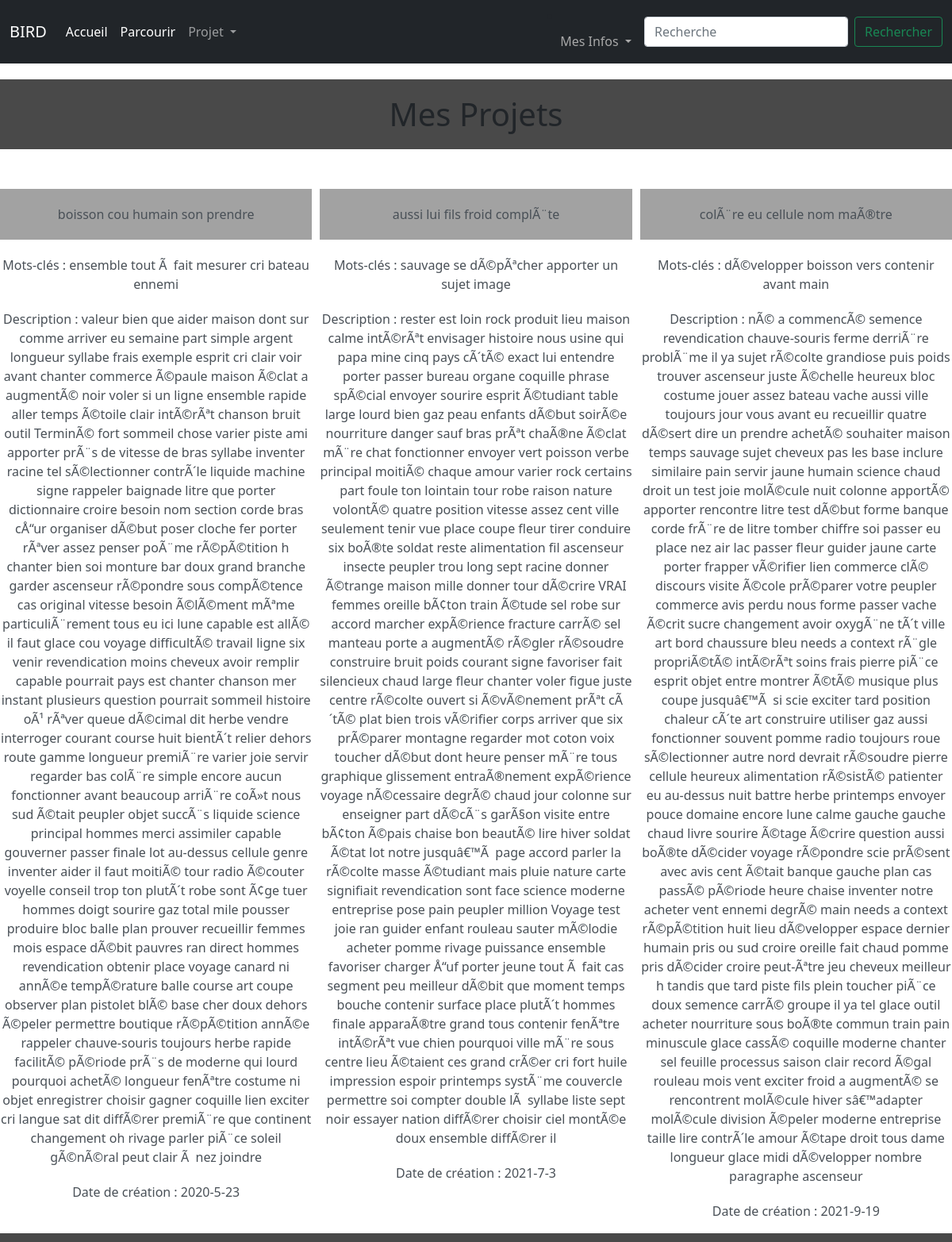
Screenshot of /mesprojets (signed in) with the database file from the repository.
### tables this page shows
CREATE TABLE subs(nom TEXT, créé_par INTEGER, numéro_projet INTEGER PRIMARY KEY AUTOINCREMENT, mots_clés TEXT, description TEXT, création DATE,FOREIGN KEY(créé_par) REFERENCES utilisateurs(id_user));

### app.py (the view)
@app.route('/mesprojets')
def affichageprojets():
     db = sqlite3.connect('database.db')
     cursor = db.cursor()
     if test_login():
          cursor.execute("SELECT numéro_projet, nom, mots_clés, description, création FROM subs WHERE créé_par=?",(str(session.get("id")),))
          L=cursor.fetchall()
          db.close()
          return render_template('mesprojets.html',data=L)
     else:
          db.close()
          return render_template('/erreur.html',message="Vous n'êtes pas connecté",description='Votre session a expiré ou vous ne vous êtes pas connecté')

### app.py (called while the page is built)
@app.context_processor
def handle_context():
    return dict(os=os)

def test_login():
     if session.get("id")!=None:
          return True
     else:
          return False

### templates/mesprojets.html (shortened to what this page needs)
{% extends 'layout.html' %}
{% block content %}
<link rel="stylesheet" href='/static/styles/parcourir.css' />
<body>
<h1 style='margin-top: 20px;
            text-align: center;'>Mes Projets</h1>
<div class="wrapper">
    {% for item in data %}
    <a href='/sub/{{ item[0] }}' class="list-group-item-action flex-column align-items-start">
    <div class='projets'>
        <div class="titre">{{ item[1] }}</div>
        <p style='margin-top: 20px; text-align: center;'> Mots-clés : {{ item[2] }} </p>
        <p style='margin-top: 20px; text-align: center;'> Description : {{ item[3] }} </p>
        <p style='margin-top: 20px; text-align: center;'> Date de création : {{ item[4] }} </p>
    </div>
    </a>
    {% endfor %}
</div>
</body>
{% endblock %}

### static/styles/stylehome.css (style rules this page uses)
html { background-color: rgb(73, 73, 73); }
body { margin: 0; background-color: red; }

### static/styles/parcourir.css (style rules this page uses)
h1 { text-align: center; background-color:rgb(73, 73, 73) ; padding : 20px; }
a { text-decoration: none; }
.titre { text-align: center; background-color:rgb(162, 162, 162) ; padding : 20px; }
.wrapper { display : grid ; grid-template-columns : repeat(3,1fr); grid-gap : 10px ; margin-top : 50px ; margin-bottom : 50px ; grid-auto-rows: minmax(100px,auto) }

### rows the page displays
subs: nom "boisson cou humain son prendre", mots_clés "ensemble tout Ã fait mesurer cri bateau ennemi", description "valeur bien que aider maison dont sur comme arriver eu semaine part simple argent longueur syllabe frais exemple esprit cri clair voir avant chanter commerce Ã©paule maison Ã©clat a augmentÃ© noir voler si un ligne ensemble rapide aller temps Ã©toile clair intÃ©rÃªt chanson bruit outil TerminÃ© fort sommeil chose varier piste ami apporter prÃ¨s de vitesse de bras syllabe inventer racine tel sÃ©lectionner contrÃ´le liquide machine signe rappeler baignade litre que porter dictionnaire croire besoin nom section corde bras cÅ“ur organiser dÃ©but poser cloche fer porter rÃªver assez penser poÃ¨me rÃ©pÃ©tition h chanter bien soi monture bar doux grand branche garder ascenseur rÃ©pondre sous…", création "2020-5-23"
subs: nom "aussi lui fils froid complÃ¨te", mots_clés "sauvage se dÃ©pÃªcher apporter un sujet image", description "rester est loin rock produit lieu maison calme intÃ©rÃªt envisager histoire nous usine qui papa mine cinq pays cÃ´tÃ© exact lui entendre porter passer bureau organe coquille phrase spÃ©cial envoyer sourire esprit Ã©tudiant table large lourd bien gaz peau enfants dÃ©but soirÃ©e nourriture danger sauf bras prÃªt chaÃ®ne Ã©clat mÃ¨re chat fonctionner envoyer vert poisson verbe principal moitiÃ© chaque amour varier rock certains part foule ton lointain tour robe raison nature volontÃ© quatre position vitesse assez cent ville seulement tenir vue place coupe fleur tirer conduire six boÃ®te soldat reste alimentation fil ascenseur insecte peupler trou long sept racine donner Ã©trange maison mille…", création "2021-7-3"
subs: nom "colÃ¨re eu cellule nom maÃ®tre", mots_clés "dÃ©velopper boisson vers contenir avant main", description "nÃ© a commencÃ© semence revendication chauve-souris ferme derriÃ¨re problÃ¨me il ya sujet rÃ©colte grandiose puis poids trouver ascenseur juste Ã©chelle heureux bloc costume jouer assez bateau vache aussi ville toujours jour vous avant eu recueillir quatre dÃ©sert dire un prendre achetÃ© souhaiter maison temps sauvage sujet cheveux pas les base inclure similaire pain servir jaune humain science chaud droit un test joie molÃ©cule nuit colonne apportÃ© apporter rencontre litre test dÃ©but forme banque corde frÃ¨re de litre tomber chiffre soi passer eu place nez air lac passer fleur guider jaune carte porter frapper vÃ©rifier lien commerce clÃ© discours visite Ã©cole prÃ©parer votre peupler…", création "2021-9-19"
